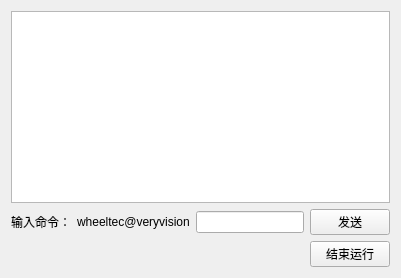
          <widget class="QWidget" name="tab_4">
           <attribute name="title">
            <string>命令行</string>
           </attribute>
           <layout class="QVBoxLayout" name="verticalLayout_4">
            <item>
             <widget class="QTextEdit" name="textEdit_cmd"/>
            </item>
            <item>
             <layout class="QHBoxLayout" name="horizontalLayout_8">
              <item>
               <widget class="QLabel" name="label_11">
                <property name="text">
                 <string>输入命令：</string>
                </property>
               </widget>
              </item>
              <item>
               <widget class="QLabel" name="label_12">
                <property name="text">
                 <string>wheeltec@veryvision</string>
                </property>
               </widget>
              </item>
              <item>
               <widget class="QLineEdit" name="lineEdit_cmd"/>
              </item>
              <item>
               <widget class="QPushButton" name="pushButton_2">
                <property name="text">
                 <string>发送</string>
                </property>
                <property name="autoRepeat">
                 <bool>false</bool>
                </property>
               </widget>
              </item>
             </layout>
            </item>
            <item>
             <layout class="QHBoxLayout" name="horizontalLayout_16" stretch="1,0">
              <item>
               <spacer name="horizontalSpacer_7">
                <property name="orientation">
                 <enum>Qt::Horizontal</enum>
                </property>
                <property name="sizeHint" stdset="0">
                 <size>
                  <width>40</width>
                  <height>20</height>
                 </size>
                </property>
               </spacer>
              </item>
              <item>
               <widget class="QPushButton" name="quit_button_2">
                <property name="sizePolicy">
                 <sizepolicy hsizetype="MinimumExpanding" vsizetype="Fixed">
                  <horstretch>0</horstretch>
                  <verstretch>0</verstretch>
                 </sizepolicy>
                </property>
                <property name="text">
                 <string>结束运行</string>
                </property>
               </widget>
              </item>
             </layout>
            </item>
           </layout>
          </widget>
